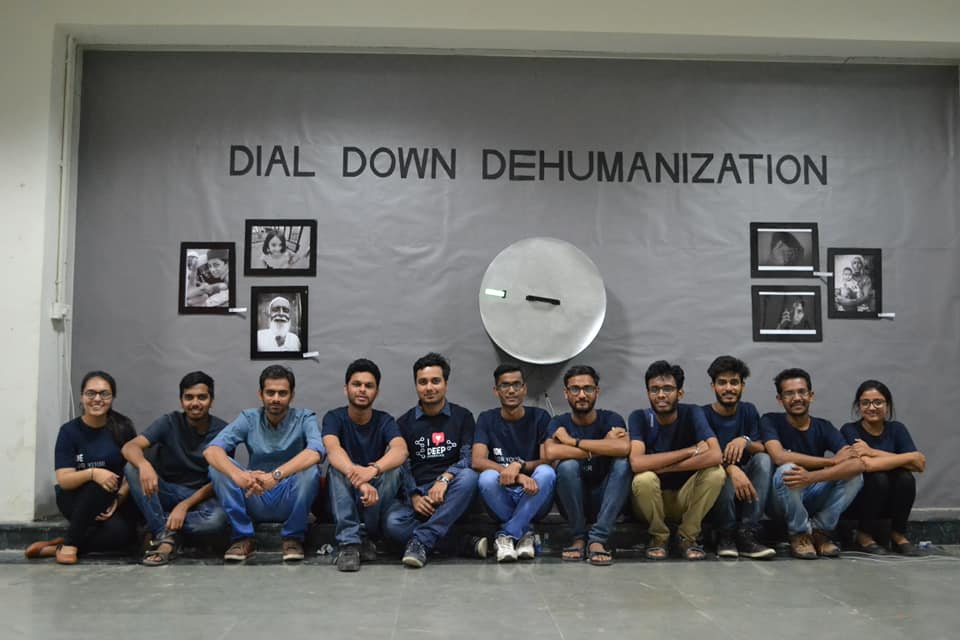
#> input picture face.jpg, 960 x 640 px
$ jupyter execute face_detection_image.ipynb
#> lines starting #> are read from the running program, lines starting #| are printed output that depends on the picture
[cell 1]
import cv2
import matplotlib.pyplot as plt
import numpy as np

[cell 2]
img = cv2.imread("face.jpg")
#> img is the input picture: shape (640, 960, 3); mean B, G, R 106.6, 108.4, 108.5
img = cv2.cvtColor(img, cv2.COLOR_BGR2RGB)
plt.imshow(img)
plt.show()

[cell 3]
face_detector = cv2.CascadeClassifier("FaceCascade/templatedata.xml")
faces = face_detector.detectMultiScale(img, 1.3, 5)
#> faces = [[640, 372, 42, 42], [256, 377, 40, 40], [176, 382, 39, 39], [408, 363, 45, 45], [709, 367, 39, 39], [342, 368, 42, 42], [490, 368, 42, 42], [562, 373, 41, 41], [77, 377, 42, 42]]

for f in faces:
    x, y, w, h = f
    cv2.rectangle(img, (x, y), (x+w, y+h), (0, 255, 0), 5)
#> this loop made 9 passes
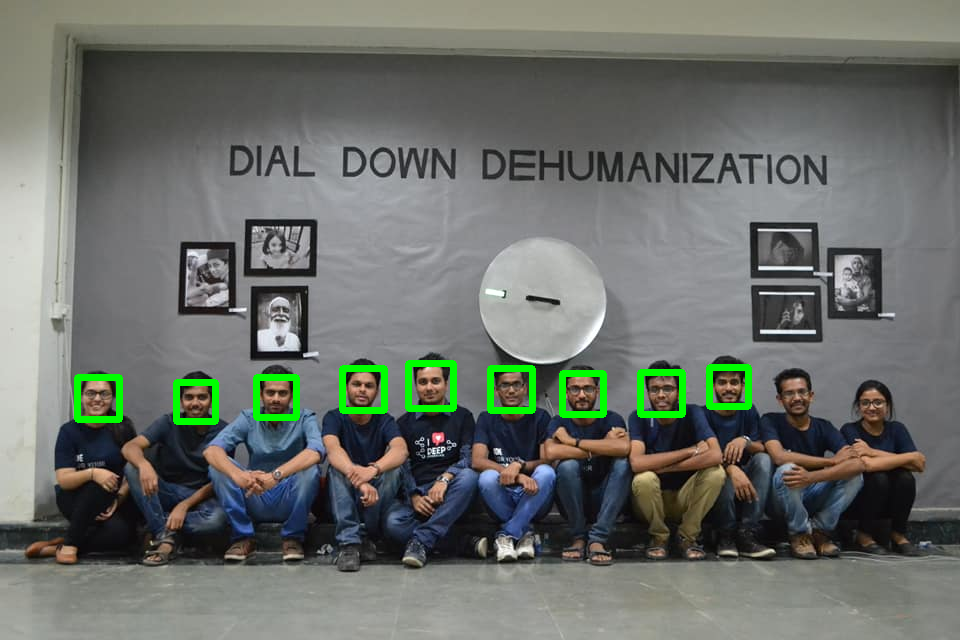
#> img: shape (640, 960, 3); mean R, G, B 107.2, 111.4, 105.3

plt.imshow(img)
plt.show()
